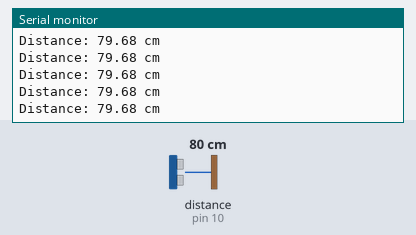
Bench run of a sketch on a simulated Arduino Uno, built with avr-gcc and run on an emulated ATmega328P. Parts: the last lines printed to the serial monitor. Wiring (inferred from the names in the program): ultrasonic range finder: trigger pin 9; echo pin 10. The test bench sets the inputs (shaded band); at power-on: distance to the obstacle (sensor on pin 10) 80 cm. The echo pulse lasts 58.3 µs per cm.

Above: at 1.2 s.
1.3 s: distance to the obstacle (sensor on pin 10) set to 35 cm
At 1.6 s:
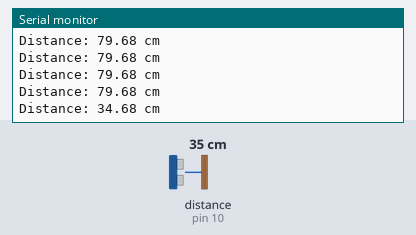
4.3 s: distance to the obstacle (sensor on pin 10) set to 2 cm
At 4.44 s:
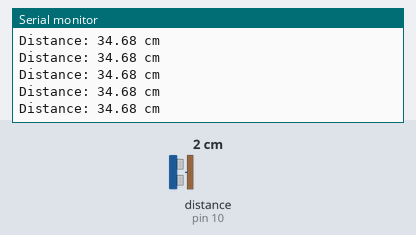
Timing chart, 0 to 7.3 s (numbered marks = the images above; inputs shaded):
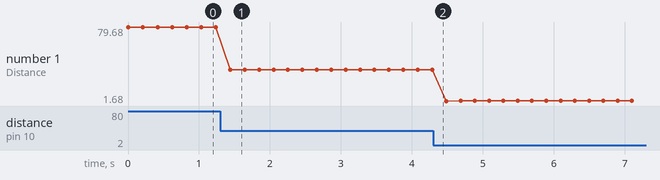

Measured:
- after the input at 1.3 s, the serial monitor: prints a new line after 0.14 s (image 1)
- plotted number 1: 79.68 → 34.68 after the input at 1.3 s, 34.68 → 1.7 after the input at 4.3 s

The sketch:

Example_Code.ino
```cpp
/*
  HC-SR04 - Ultrasonic Distance Sensor
  ------------------------------------
  Measures 2-400 cm by timing a 40 kHz ultrasonic echo. No library needed.

  How it works: a 10 us pulse on TRIG fires an 8-cycle 40 kHz burst.
  ECHO then goes HIGH for a duration equal to the round-trip time of flight.

  Wiring (Arduino Uno/Nano/Mega, 5V logic):
    HC-SR04 VCC  -> 5V
    HC-SR04 TRIG -> D9
    HC-SR04 ECHO -> D10
    HC-SR04 GND  -> GND

  *** 3.3V BOARDS (ESP32/ESP8266): the ECHO pin outputs 5V and is NOT
      3.3V-safe. Use a voltage divider (e.g. 1k + 2k) on ECHO, or a
      logic-level shifter, to avoid damaging the GPIO. ***

  NOTE: Reference code. Distance = (echo time us * speed of sound) / 2.
  Speed of sound ~ 0.0343 cm/us at room temperature.
*/

const int TRIG_PIN = 9;
const int ECHO_PIN = 10;

void setup() {
  Serial.begin(9600);
  pinMode(TRIG_PIN, OUTPUT);
  pinMode(ECHO_PIN, INPUT);
}

void loop() {
  // Send a clean 10 us trigger pulse
  digitalWrite(TRIG_PIN, LOW);
  delayMicroseconds(2);
  digitalWrite(TRIG_PIN, HIGH);
  delayMicroseconds(10);
  digitalWrite(TRIG_PIN, LOW);

  long durationUs = pulseIn(ECHO_PIN, HIGH); // round-trip time
  float distanceCm = durationUs * 0.0343 / 2.0;

  if (durationUs == 0) {
    Serial.println("No echo (out of range or wiring issue)");
  } else {
    Serial.print("Distance: ");
    Serial.print(distanceCm);
    Serial.println(" cm");
  }

  delay(200);
}
```
